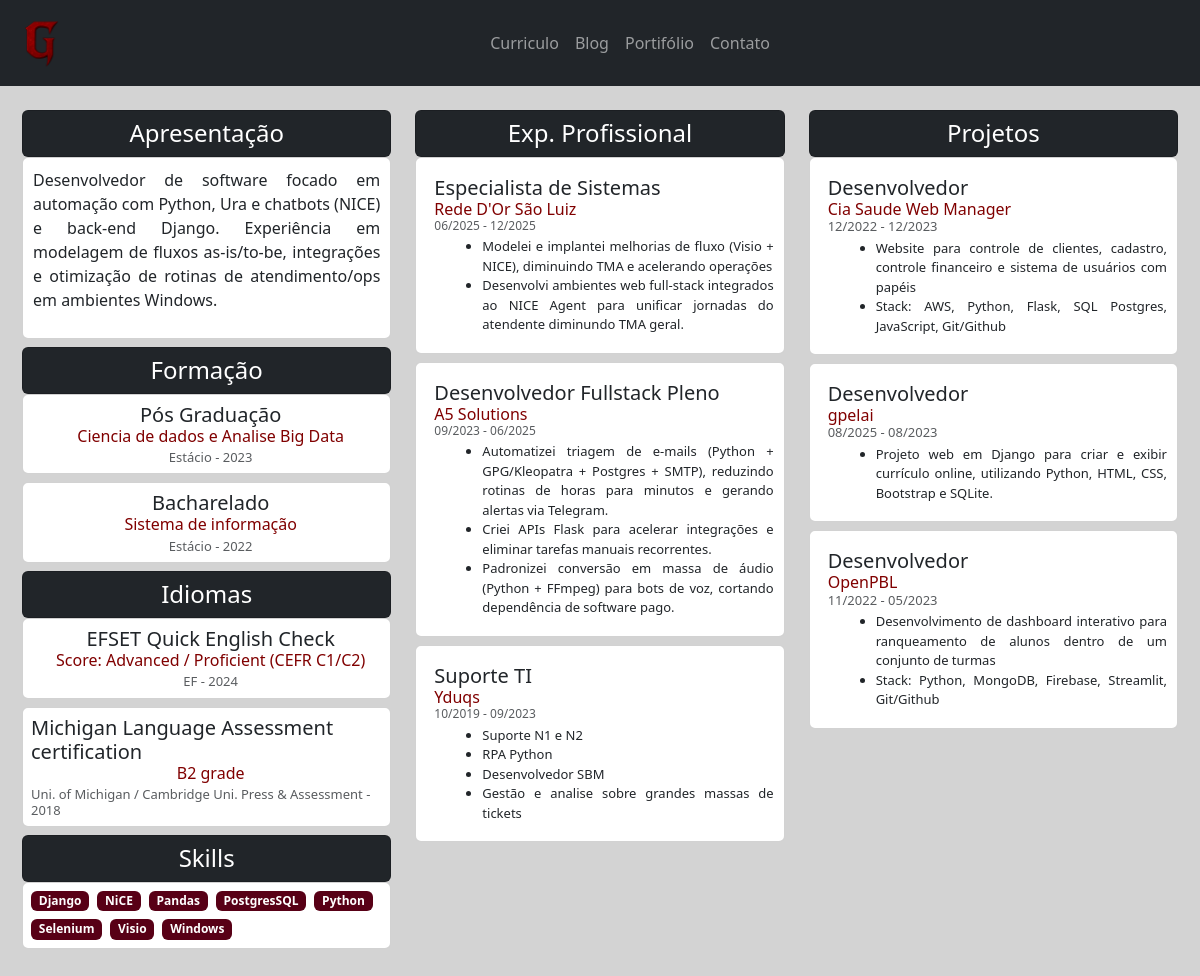
The page /curriculo/ on the database as committed earlier.
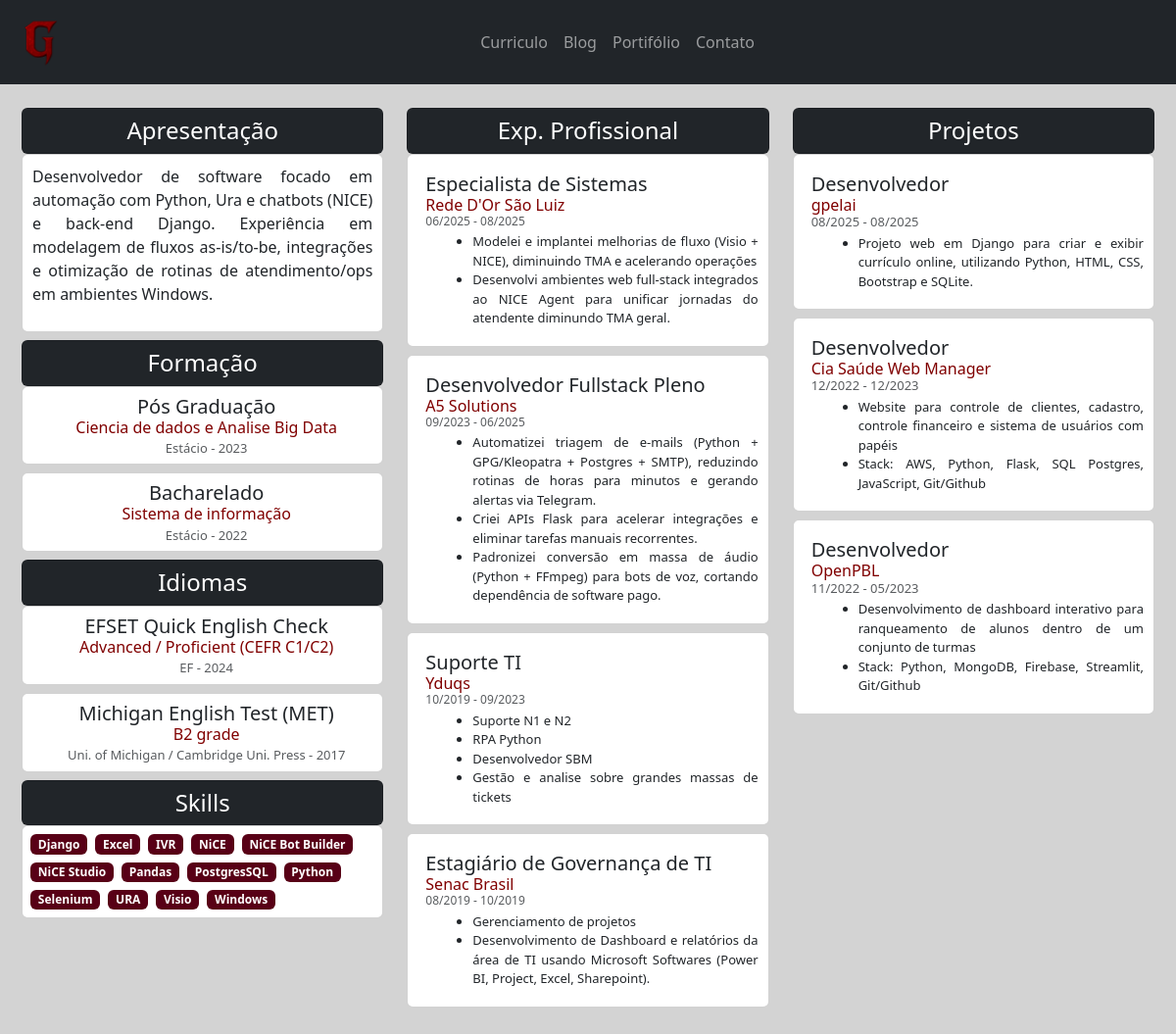
The same page on the database as committed later.
### curriculo/models.py (models this page shows)
class Certificados(models.Model):
    instituicao = models.CharField(max_length=100)
    titulo = models.CharField(max_length=100)
    descricao = models.TextField()
    data_inicio = models.DateField()
    data_final = models.DateField()
    categoria = models.CharField(max_length=100)

class Skills(models.Model):
    titulo = models.CharField(max_length=100)
    categoria = models.CharField(max_length=100)

class Experiencias(models.Model):
    instituicao = models.CharField(max_length=100)
    cargo = models.CharField(max_length=100)
    descricao = models.TextField()
    data_inicio = models.DateField()
    data_final = models.DateField()
    categoria = models.CharField(max_length=100)
    @property
    def bullets(self):
        return [p.strip() for p in self.descricao.split(";") if p.strip()]

### curriculo/views.py (the view)
# urls.py: path("",views.curriculo, name="curriculo")
def curriculo(request):
    certificados = Certificados.objects.all()
    experiencias = Experiencias.objects.all()
    skills = Skills.objects.all()
    context = {
        "certificados": certificados,
        "experiencias": experiencias,
        "skills": skills,
    }
    return render(request, "curriculo/index.html", context)

### curriculo/templates/curriculo/index.html (shortened to what this page needs)
{% extends 'base.html' %}
{% load static %}
{% block head_content %}
  <link rel="stylesheet" href="{% static 'curriculo/css/styles.css' %}" />
{% endblock %}
{% block body_content %}
  <div class="container-fluid my-4">
    <div class="row g-4">
      <div class="col-12 col-md-4">
        <div class="card bg-dark" id="box-title">
          <h4 class="text-white m-2">Apresentação</h4>
        </div>
        <div class="card mb-2" id="box-content">
          <p>Desenvolvedor de software focado em automação com Python, Ura e chatbots (NICE) e back-end Django. Experiência em modelagem de fluxos as-is/to-be, integrações e otimização de rotinas de atendimento/ops em ambientes Windows.</p>
        </div>
        <div class="card bg-dark" id="box-title">
          <h4 class="text-white m-2">Formação</h4>
        </div>
        {% for certificado in certificados|dictsortreversed:'data_final' %}
          {% if certificado.categoria == 'formacao' %}
            <div class="card mb-2" id="box-content-center">
              <h5 class="card-title mb-1 ms-2 mt-2">{{ certificado.titulo }}</h5>
              <h6 class="card-subtitle mb-2 text-muted ms-2"><span class="highlight">{{ certificado.descricao }}</span></h6>
              <h6 class="card-subtitle mb-2 text-muted ms-2" id="date">{{ certificado.instituicao }} - {{ certificado.data_final|date:'Y' }}</h6>
            </div>
          {% endif %}
        {% empty %}
          <p class="ms-2">Nenhum card disponível.</p>
        {% endfor %}
        <div class="card bg-dark" id="box-title">
          <h4 class="text-white m-2">Idiomas</h4>
        </div>
        {% for certificado in certificados|dictsortreversed:'data_final' %}
          {% if certificado.categoria == 'idiomas' %}
            <div class="card mb-2" id="box-content-center">
              <h5 class="card-title mb-1 ms-2 mt-2">{{ certificado.titulo }}</h5>
              <h6 class="card-subtitle mb-2 text-muted ms-2"><span class="highlight">{{ certificado.descricao }}</span></h6>
              <h6 class="card-subtitle mb-2 text-muted ms-2" id="date">{{ certificado.instituicao }} - {{ certificado.data_final|date:'Y' }}</h6>
            </div>
          {% endif %}
        {% empty %}
          <p class="ms-2">Nenhum card disponível.</p>
        {% endfor %}
        <div class="card bg-dark" id="box-title">
          <h4 class="text-white m-2">Skills</h4>
        </div>
        <div class="card mb-4">
          <div class="d-flex flex-wrap gap-2 p-2">
            {% for skill in skills|dictsort:'titulo' %}
              <span class="badge bg-secondary" id="skill-badge">{{ skill.titulo }}</span>
            {% empty %}
              <p>Nenhum card disponível.</p>
            {% endfor %}
          </div>
        </div>
      </div>
      <div class="col-12 col-md-4">
        <div class="card bg-dark" id="box-title">
          <h4 class="text-white m-2">Exp. Profissional</h4>
        </div>
        {% for experiencia in experiencias|dictsortreversed:'data_final' %}
          {% if experiencia.categoria == 'profissional' %}
            <div class="card mb-2" id="box-content">
              <h5 class="card-title mb-1 ms-2 mt-2">{{ experiencia.cargo }}</h5>
              <h6 class="card-subtitle mb-1 ms-2 text-muted"><span class="highlight">{{ experiencia.instituicao }}</span></h6>
              <h6 class="card-subtitle mb-1 ms-2 text-muted"><span class="date">{{ experiencia.data_inicio|date:'m/Y' }} - {{ experiencia.data_final|date:'m/Y' }}</span></h6>
              <ul class="ms-4 mb-2">
                {% for item in experiencia.bullets %}
                  <li id="bullet-item">{{ item }}</li>
                {% endfor %}
              </ul>
            </div>
          {% endif %}
        {% empty %}
          <p class="ms-2">Nenhum card disponível.</p>
        {% endfor %}
      </div>
      <div class="col-12 col-md-4">
        <div class="card bg-dark" id="box-title">
          <h4 class="text-white m-2">Projetos</h4>
        </div>
        {% for experiencia in experiencias|dictsortreversed:'data_final' %}
          {% if experiencia.categoria == 'projeto' %}
            <div class="card mb-2" id="box-content">
              <h5 class="card-title mb-1 ms-2 mt-2">{{ experiencia.cargo }}</h5>
              <h6 class="card-subtitle mb-1 ms-2 text-muted"><span class="highlight">{{ experiencia.instituicao }}</span></h6>
              <h6 class="card-subtitle mb-1 ms-2 text-muted" id="date">{{ experiencia.data_inicio|date:'m/Y' }} - {{ experiencia.data_final|date:'m/Y' }}</h6>
              <ul class="ms-4 mb-2">
                {% for item in experiencia.bullets %}
                  <li id="bullet-item">{{ item }}</li>
                {% endfor %}
              </ul>
            </div>
          {% endif %}
        {% empty %}
          <p class="ms-2">Nenhum card disponível.</p>
        {% endfor %}
      </div>
    </div>
  </div>
{% endblock %}

### templates/base.html (shortened to what this page needs)
{% load static %}
<html lang="en">
  <head>
    {% block head_content %}{% endblock %}
    <link href="https://cdn.jsdelivr.net/npm/bootstrap@5.3.1/dist/css/bootstrap.min.css" rel="stylesheet" />
  </head>
    <body class="container-fluid p-0" style="min-height: 100vh; background-color: #d3d3d3ff;">
        <nav class="navbar navbar-expand-lg navbar-dark bg-dark mb-4">
            <div class="container-fluid">
                <div class="collapse navbar-collapse" id="navbarNav">
                    <a class="navbar-brand mx-auto" href="/"><img src="{% static 'images/icon_red.png' %}" alt="Logo" height="60" class="d-block mx-auto" /></a>
                    <ul class="navbar-nav justify-content-center w-100">
                        <li class="nav-item">
                        <a class="nav-link" href="/curriculo">Curriculo</a>
                        </li>
                        <li class="nav-item">
                        <a class="nav-link" href="">Blog</a>
                        </li>
                        <li class="nav-item">
                        <a class="nav-link" href="">Portifólio</a>
                        </li>
                        <li class="nav-item">
                        <a class="nav-link" href="">Contato</a>
                        </li>
                    </ul>
                </div>
            </div>
        </nav>
        <div id="body_content" style="padding-left: 10px; padding-right: 10px;">
            {% block body_content %}
            {% endblock %}
        </div>
    </body>
    </html>

### curriculo/static/curriculo/css/styles.css (style rules this page uses)
.highlight { color: #800000; }
.date { font-size: 12px; }
#date { font-size: 13px; }
#box-title { align-items: center; }
#bullet-item { font-size: 13px; }
#box-content-center { align-items: center; }
#box-content { padding: 10px; text-align: justify; }
#skill-badge { background-color: #580016 !important; color: #ffffff; }

Rows that differ between the two databases and show on the page:
changed Certificados "EFSET Quick English Check": descricao "Score: Advanced / Proficient (CEFR C1/C2)" → "Advanced / Proficient (CEFR C1/C2)"
changed Certificados "B2 grade": titulo "Michigan Language Assessment certification" → "Michigan English Test (MET)"; instituicao "Uni. of Michigan / Cambridge Uni. Press & Assessment" → "Uni. of Michigan / Cambridge Uni. Press"; data_final "2018" → "2017"
added Skills: titulo "Excel"
added Skills: titulo "IVR"
added Skills: titulo "NiCE Bot Builder"
added Skills: titulo "NiCE Studio"
added Skills: titulo "URA"
changed Experiencias "Especialista de Sistemas": data_final "12/2025" → "08/2025"
added Experiencias: cargo "Estagiário de Governança de TI", instituicao "Senac Brasil", data_inicio "08/2019", data_final "10/2019", bullets "Gerenciamento de projetos" "Desenvolvimento de Dashboard e relatórios da área de TI usando Microsoft Softwares (Power BI, Project, Excel, Sharepoint).", shown under "Exp. Profissional"
changed Experiencias "gpelai": data_final "08/2023" → "08/2025"; moves up the list
changed Experiencias: instituicao "Cia Saude Web Manager" → "Cia Saúde Web Manager"
